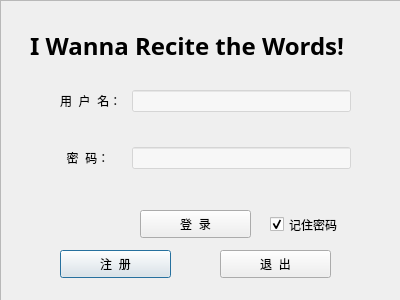
<?xml version="1.0" encoding="UTF-8"?>
<ui version="4.0">
 <class>LoginDlg</class>
 <widget class="QDialog" name="LoginDlg">
  <property name="geometry">
   <rect>
    <x>0</x>
    <y>0</y>
    <width>400</width>
    <height>300</height>
   </rect>
  </property>
  <property name="windowTitle">
   <string>登录</string>
  </property>
  <widget class="QPushButton" name="regBtn">
   <property name="geometry">
    <rect>
     <x>60</x>
     <y>250</y>
     <width>111</width>
     <height>28</height>
    </rect>
   </property>
   <property name="styleSheet">
    <string notr="true">border-image: url(:/image/buttons/2-0btn_33.png);</string>
   </property>
   <property name="text">
    <string>注  册</string>
   </property>
  </widget>
  <widget class="QFrame" name="frame">
   <property name="geometry">
    <rect>
     <x>0</x>
     <y>0</y>
     <width>401</width>
     <height>341</height>
    </rect>
   </property>
   <property name="styleSheet">
    <string notr="true">border-image: url(:/img/2233/config.jpeg);</string>
   </property>
   <property name="frameShape">
    <enum>QFrame::StyledPanel</enum>
   </property>
   <property name="frameShadow">
    <enum>QFrame::Raised</enum>
   </property>
  </widget>
  <widget class="QLabel" name="label_3">
   <property name="geometry">
    <rect>
     <x>30</x>
     <y>30</y>
     <width>341</width>
     <height>31</height>
    </rect>
   </property>
   <property name="font">
    <font>
     <family>Script MT Bold</family>
     <pointsize>18</pointsize>
     <weight>75</weight>
     <bold>true</bold>
    </font>
   </property>
   <property name="styleSheet">
    <string notr="true">text-align: center;</string>
   </property>
   <property name="text">
    <string>I Wanna Recite the Words!</string>
   </property>
  </widget>
  <widget class="QPushButton" name="loginBtn">
   <property name="geometry">
    <rect>
     <x>140</x>
     <y>210</y>
     <width>111</width>
     <height>28</height>
    </rect>
   </property>
   <property name="styleSheet">
    <string notr="true">border-image: url(:/image/buttons/2-0btn_33.png);</string>
   </property>
   <property name="text">
    <string>登  录</string>
   </property>
  </widget>
  <widget class="QPushButton" name="exitBtn">
   <property name="geometry">
    <rect>
     <x>220</x>
     <y>250</y>
     <width>111</width>
     <height>28</height>
    </rect>
   </property>
   <property name="styleSheet">
    <string notr="true">border-image: url(:/image/buttons/2-0btn_33.png);</string>
   </property>
   <property name="text">
    <string>退  出</string>
   </property>
  </widget>
  <widget class="QCheckBox" name="remCheck">
   <property name="geometry">
    <rect>
     <x>270</x>
     <y>215</y>
     <width>91</width>
     <height>19</height>
    </rect>
   </property>
   <property name="styleSheet">
    <string notr="true"/>
   </property>
   <property name="text">
    <string>记住密码</string>
   </property>
   <property name="checked">
    <bool>true</bool>
   </property>
   <property name="tristate">
    <bool>false</bool>
   </property>
  </widget>
  <widget class="QWidget" name="formLayoutWidget">
   <property name="geometry">
    <rect>
     <x>60</x>
     <y>90</y>
     <width>291</width>
     <height>101</height>
    </rect>
   </property>
   <layout class="QFormLayout" name="formLayout">
    <property name="horizontalSpacing">
     <number>10</number>
    </property>
    <property name="verticalSpacing">
     <number>35</number>
    </property>
    <item row="0" column="0">
     <widget class="QLabel" name="label">
      <property name="text">
       <string>用  户  名：</string>
      </property>
     </widget>
    </item>
    <item row="0" column="1">
     <widget class="QLineEdit" name="usrEdit">
      <property name="styleSheet">
       <string notr="true">background-color: rgba(255, 255, 255, 120);</string>
      </property>
     </widget>
    </item>
    <item row="1" column="0">
     <widget class="QLabel" name="label_2">
      <property name="text">
       <string>  密  码：</string>
      </property>
     </widget>
    </item>
    <item row="1" column="1">
     <widget class="QLineEdit" name="pwdEdit">
      <property name="styleSheet">
       <string notr="true">background-color: rgba(255, 255, 255, 120);</string>
      </property>
      <property name="echoMode">
       <enum>QLineEdit::Password</enum>
      </property>
     </widget>
    </item>
   </layout>
  </widget>
  <zorder>frame</zorder>
  <zorder>regBtn</zorder>
  <zorder>label_3</zorder>
  <zorder>loginBtn</zorder>
  <zorder>exitBtn</zorder>
  <zorder>remCheck</zorder>
  <zorder>formLayoutWidget</zorder>
 </widget>
 <resources/>
 <connections>
  <connection>
   <sender>exitBtn</sender>
   <signal>clicked()</signal>
   <receiver>LoginDlg</receiver>
   <slot>close()</slot>
   <hints>
    <hint type="sourcelabel">
     <x>284</x>
     <y>208</y>
    </hint>
    <hint type="destinationlabel">
     <x>347</x>
     <y>184</y>
    </hint>
   </hints>
  </connection>
 </connections>
</ui>
